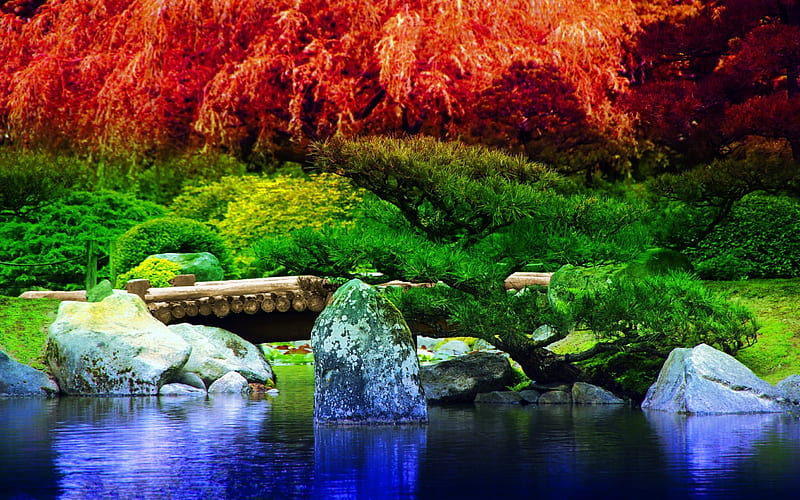
#> input picture scenery.jpg, 800 x 500 px
$ python histogramMatching.py
#> lines starting #> are read from the running program, lines starting #| are printed output that depends on the picture
# HISTOGRAM MATCHING

import cv2
import numpy as np

def histogram_matching(source, reference):
    # Calculate the histograms.
    src_hist, bins = np.histogram(source.flatten(), 256, [0,256])
    ref_hist, bins = np.histogram(reference.flatten(), 256, [0,256])

    # Calculate the cumulative distribution function for both histograms.
    src_cdf = np.cumsum(src_hist)
    src_cdf_normalized = src_cdf / float(src_cdf.max())
    ref_cdf = np.cumsum(ref_hist)
    ref_cdf_normalized = ref_cdf / float(ref_cdf.max())

    # Create a lookup table to map pixel values from the source to the reference.
    lookup_table = np.zeros(256)
    g_j = 0
    for g_i in range(256):
        while ref_cdf_normalized[g_j] < src_cdf_normalized[g_i] and g_j < 255:
            g_j += 1
        lookup_table[g_i] = g_j

    # Map the pixel values of the source image through the lookup table.
    matched_image = lookup_table[source.flatten()].reshape(source.shape).astype(np.uint8)

    return matched_image

# Load source and reference images
source_img = cv2.imread('scenery.jpg', cv2.IMREAD_GRAYSCALE)
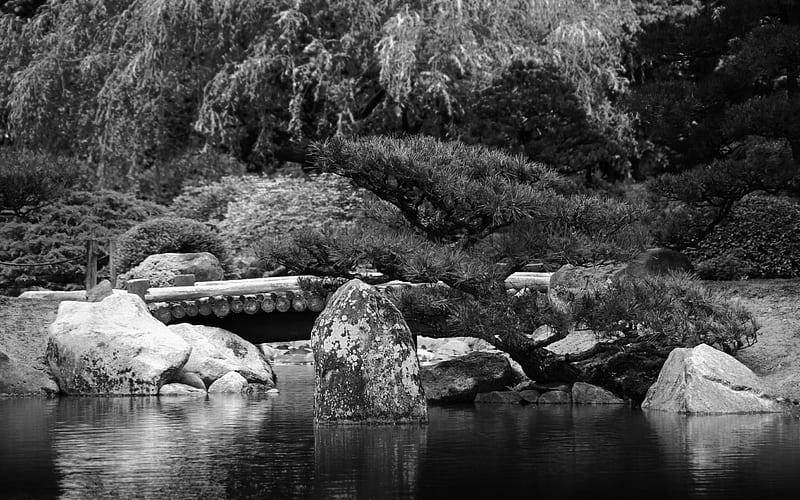
#> source_img: shape (500, 800); min 0, max 255, mean 75.4
reference_img = cv2.imread('b_w.jpg', cv2.IMREAD_GRAYSCALE)
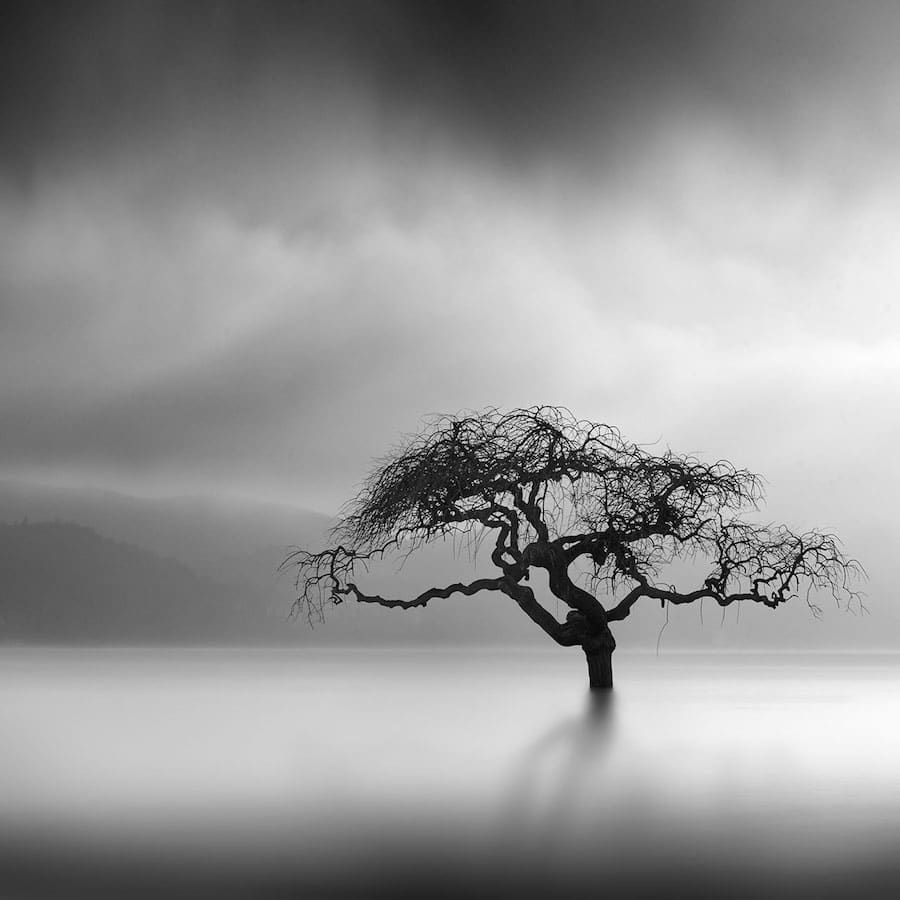
#> input picture b_w.jpg, 900 x 900 px
#> reference_img is the input picture: shape (900, 900); min 0, max 255, mean 148.6

# Apply histogram matching
matched_img = histogram_matching(source_img, reference_img)
#> in histogram_matching, `src_hist, bins = np.histogram(source.flatten(), 256, [0,256])`: src_hist = 256 values, max 4644 at index 9, min 78 at index 254, mean 1562.5; bins = 257 values from 0 to 256
#> in histogram_matching, `ref_hist, bins = np.histogram(reference.flatten(), 256, [0,256])`: ref_hist = 256 values, max 6446 at index 160, min 5 at index 254, mean 3164.1
#> in histogram_matching, `src_cdf = np.cumsum(src_hist)`: src_cdf = 256 values from 2669 to 400000
#> in histogram_matching, `src_cdf_normalized = src_cdf / float(src_cdf.max())`: src_cdf_normalized = 256 values from 0.00667 to 1
#> in histogram_matching, `ref_cdf = np.cumsum(ref_hist)`: ref_cdf = 256 values from 966 to 810000
#> in histogram_matching, `ref_cdf_normalized = ref_cdf / float(ref_cdf.max())`: ref_cdf_normalized = 256 values from 0.00119 to 1
#> in histogram_matching, `matched_image = lookup_table[source.flatten()].reshape(source.shape).a..`:
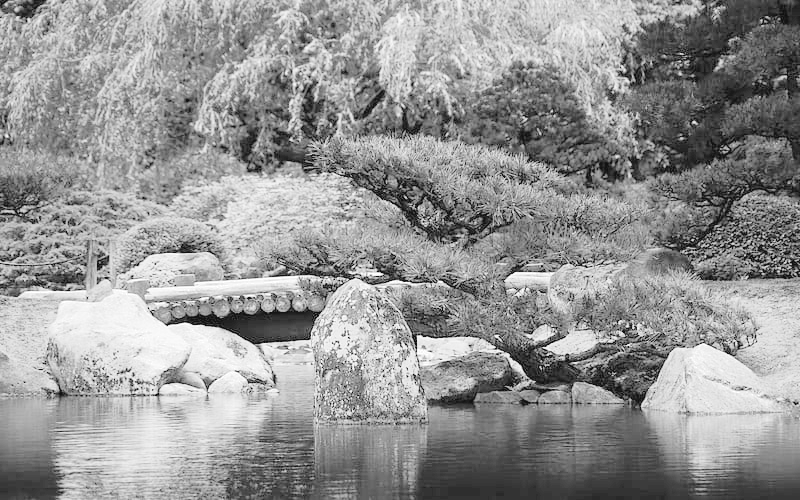
#> matched_image: shape (500, 800); min 16, max 255, mean 149.4

# Display the result
cv2.imshow('Source Image', source_img)
cv2.imshow('Reference Image', reference_img)
cv2.imshow('Matched Image', matched_img)
cv2.waitKey(0)
cv2.destroyAllWindows()
